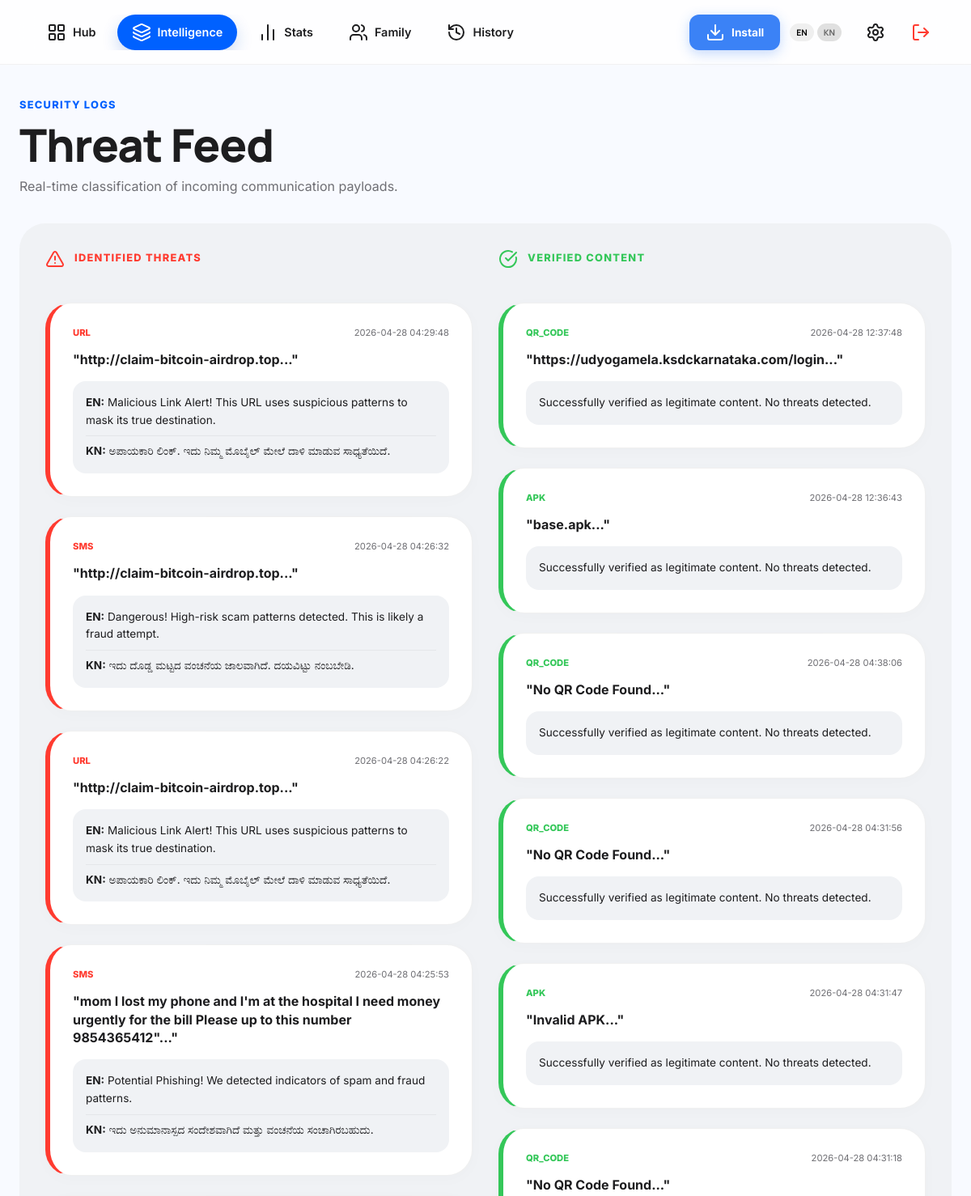
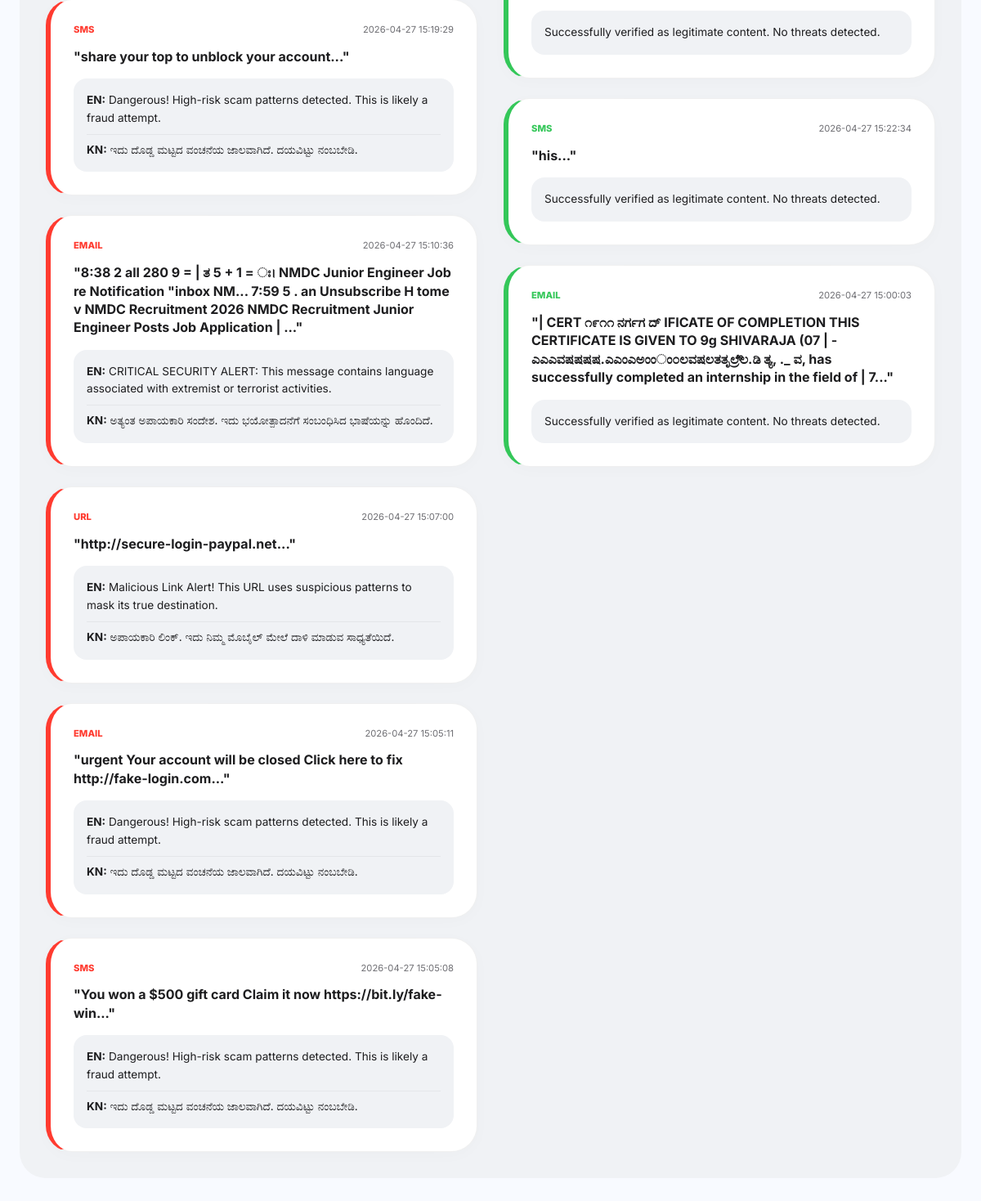
The page /classification (signed in) on the database its author committed (2 pictures, top to bottom).
### tables this page shows
CREATE TABLE scans (
        id INTEGER PRIMARY KEY AUTOINCREMENT,
        user_id INTEGER,
        scan_type TEXT, -- 'email', 'url', 'id_card'
        content TEXT,    -- The text analyzed or filename for ID cards
        prediction TEXT, -- 'Spam'/'Ham' or 'Fake'/'Genuine'
        score INTEGER,
        explanation TEXT,
        timestamp DATETIME DEFAULT CURRENT_TIMESTAMP, is_reported INTEGER DEFAULT 0, explanation_kn TEXT,
        FOREIGN KEY(user_id) REFERENCES users(id)
    );

### app.py (the view)
@app.route("/classification")
def classification():
    if not session.get("logged_in"): return redirect("/")
    if session.get("admin_verified"): return redirect("/admin")
    conn = get_db()
    cursor = conn.cursor()
    cursor.execute("SELECT id FROM users WHERE email=?", (session.get("email"),))
    user = cursor.fetchone()
    cursor.execute("SELECT * FROM scans WHERE user_id=? ORDER BY timestamp DESC", (user["id"],))
    scans = [dict(row) for row in cursor.fetchall()]
    conn.close()
    return render_template("classification.html", messages=scans)

### database.py (called while the page is built)
def get_db():
    db_path = os.getenv("DATABASE_PATH", "database.db")
    conn = sqlite3.connect(db_path)
    conn.row_factory = sqlite3.Row
    return conn

### templates/classification.html (shortened to what this page needs)
<!DOCTYPE html>
<html lang="en">
<head>
    <link rel="stylesheet" href="{{ url_for('static', filename='style.css') }}">
</head>
<body>
    <nav class="top-nav">
        <div class="nav-wrapper">
            <div class="nav-container">
                <a href="/dashboard" class="nav-link"><i data-lucide="layout-grid"></i> Hub</a>
                <a href="/classification" class="nav-link active"><i data-lucide="layers"></i> Intelligence</a>
                <a href="/analytics" class="nav-link"><i data-lucide="bar-chart-2"></i> Stats</a>
                <a href="/family" class="nav-link"><i data-lucide="users"></i> Family</a>
                <a href="/history" class="nav-link"><i data-lucide="history"></i> History</a>
            </div>
            <div class="nav-right">
                <button id="pwa-install-btn" class="btn-pwa-old" style="display: none;">
                    <i data-lucide="download"></i> Install
                </button>
                <div style="display: flex; gap: 4px; margin-right: 8px;">
                    <button onclick="setLanguage('en')" id="btn-en" class="btn" style="padding: 4px 8px; font-size: 0.65rem;">EN</button>
                    <button onclick="setLanguage('kn')" id="btn-kn" class="btn" style="padding: 4px 8px; font-size: 0.65rem; background: #e0e0e0; color: #666;">KN</button>
                </div>
                <a href="/settings" class="nav-icon-btn"><i data-lucide="settings"></i></a>
                <a href="/logout" class="nav-icon-btn text-danger"><i data-lucide="log-out"></i></a>
            </div>
        </div>
    </nav>
    <main class="main-content animate-fade-in">
        <header class="editorial-header">
            <span class="editorial-cap">Security Logs</span>
            <h1 id="tour-hub-title">Threat Feed</h1>
            <p style="color: var(--text-muted); font-size: 1rem; margin-top: 8px;">Real-time classification of incoming communication payloads.</p>
        </header>
        <div class="layout-section">
            <div class="feed-container">
            <div class="feed-column">
                <div class="column-header" style="color: var(--danger);">
                    <i data-lucide="alert-triangle"></i> Identified Threats
                </div>
                {% for scan in messages if scan.prediction in ['Spam', 'Fake'] %}
                <div class="bento-card feed-card spam">
                    <div style="display: flex; justify-content: space-between; margin-bottom: 12px;">
                        <span style="font-size: 0.7rem; font-weight: 800; color: var(--danger); text-transform: uppercase;">{{ scan.scan_type }}</span>
                        <span style="font-size: 0.7rem; color: var(--text-muted);">{{ scan.timestamp }}</span>
                    </div>
                    <p style="font-weight: 700; margin-bottom: 16px; color: var(--on-surface); line-height: 1.4;">"{{ scan.content[:200] }}..."</p>
                    <div style="padding: 16px; background: var(--surface-container-low); border-radius: 16px; font-size: 0.85rem; color: var(--on-surface-variant);">
                        <p style="margin-bottom: 8px;"><strong>EN:</strong> {{ scan.explanation }}</p>
                        {% if scan.explanation_kn %}
                        <p style="border-top: 1px solid rgba(0,0,0,0.05); padding-top: 8px;"><strong>KN:</strong> {{ scan.explanation_kn }}</p>
                        {% endif %}
                    </div>
                </div>
                {% endfor %}
            </div>
            <div class="feed-column">
                <div class="column-header" style="color: var(--success);">
                    <i data-lucide="check-circle"></i> Verified Content
                </div>
                {% for scan in messages if scan.prediction not in ['Spam', 'Fake'] %}
                <div class="bento-card feed-card ham">
                    <div style="display: flex; justify-content: space-between; margin-bottom: 12px;">
                        <span style="font-size: 0.7rem; font-weight: 800; color: var(--success); text-transform: uppercase;">{{ scan.scan_type }}</span>
                        <span style="font-size: 0.7rem; color: var(--text-muted);">{{ scan.timestamp }}</span>
                    </div>
                    <p style="font-weight: 700; margin-bottom: 16px; color: var(--on-surface); line-height: 1.4;">"{{ scan.content[:200] }}..."</p>
                    <div style="padding: 16px; background: var(--surface-container-low); border-radius: 16px; font-size: 0.85rem; color: var(--on-surface-variant);">
                        Successfully verified as legitimate content. No threats detected.
                    </div>
                </div>
                {% endfor %}
            </div>
        </div>
    </main>
<script src="{{ url_for('static', filename='pwa.js') }}"></script></body>
</html>

### templates/classification.html (style rules this page uses)
.feed-container { display: grid; grid-template-columns: repeat(auto-fit, minmax(360px, 1fr)); gap: 32px; }
.feed-column { display: flex; flex-direction: column; gap: 24px; }
.column-header { display: flex; align-items: center; gap: 12px; font-weight: 800; text-transform: uppercase; font-size: 0.8rem; padding-bottom: 16px; border-bottom: 2px solid var(--surface-container-low); letter-spacing: 0.1em; }
.feed-card { border-left: 6px solid transparent; }
.feed-card.spam { border-left-color: var(--danger); background: var(--surface-container-lowest); }
.feed-card.ham { border-left-color: var(--success); background: var(--surface-container-lowest); }

### rows shown on the page
scans: scan_type "URL", timestamp "2026-04-28 04:29:48", content "http://claim-bitcoin-airdrop.top", explanation "Malicious Link Alert! This URL uses suspicious patterns to mask its true destination.", explanation_kn "ಅಪಾಯಕಾರಿ ಲಿಂಕ್. ಇದು ನಿಮ್ಮ ಮೊಬೈಲ್ ಮೇಲೆ ದಾಳಿ ಮಾಡುವ ಸಾಧ್ಯತೆಯಿದೆ."
scans: scan_type "SMS", timestamp "2026-04-28 04:26:32", content "http://claim-bitcoin-airdrop.top", explanation "Dangerous! High-risk scam patterns detected. This is likely a fraud attempt.", explanation_kn "ಇದು ದೊಡ್ಡ ಮಟ್ಟದ ವಂಚನೆಯ ಜಾಲವಾಗಿದೆ. ದಯವಿಟ್ಟು ನಂಬಬೇಡಿ."
scans: scan_type "URL", timestamp "2026-04-28 04:26:22", content "http://claim-bitcoin-airdrop.top", explanation "Malicious Link Alert! This URL uses suspicious patterns to mask its true destination.", explanation_kn "ಅಪಾಯಕಾರಿ ಲಿಂಕ್. ಇದು ನಿಮ್ಮ ಮೊಬೈಲ್ ಮೇಲೆ ದಾಳಿ ಮಾಡುವ ಸಾಧ್ಯತೆಯಿದೆ."
scans: scan_type "SMS", timestamp "2026-04-28 04:25:53", content "mom I lost my phone and I'm at the hospital I need money urgently for the bill Please up to this number 9854365412\"", explanation "Potential Phishing! We detected indicators of spam and fraud patterns.", explanation_kn "ಇದು ಅನುಮಾನಾಸ್ಪದ ಸಂದೇಶವಾಗಿದೆ ಮತ್ತು ವಂಚನೆಯ ಸಂಚಾಗಿರಬಹುದು."
scans: scan_type "SMS", timestamp "2026-04-27 15:19:29", content "share your top to unblock your account", explanation "Dangerous! High-risk scam patterns detected. This is likely a fraud attempt.", explanation_kn "ಇದು ದೊಡ್ಡ ಮಟ್ಟದ ವಂಚನೆಯ ಜಾಲವಾಗಿದೆ. ದಯವಿಟ್ಟು ನಂಬಬೇಡಿ."
scans: scan_type "EMAIL", timestamp "2026-04-27 15:10:36", content "8:38 2 all 280 9 = | ತ 5 + 1 = ಃ। NMDC Junior Engineer Job re Notification \"inbox NM... 7:59 5 . an Unsubscribe H tome v NMDC Recruitment 2026 NMDC Recruitment Junior Engineer Posts Job Application |", explanation "CRITICAL SECURITY ALERT: This message contains language associated with extremist or terrorist activities.", explanation_kn "ಅತ್ಯಂತ ಅಪಾಯಕಾರಿ ಸಂದೇಶ. ಇದು ಭಯೋತ್ಪಾದನೆಗೆ ಸಂಬಂಧಿಸಿದ ಭಾಷೆಯನ್ನು ಹೊಂದಿದೆ."
scans: scan_type "URL", timestamp "2026-04-27 15:07:00", content "http://secure-login-paypal.net", explanation "Malicious Link Alert! This URL uses suspicious patterns to mask its true destination.", explanation_kn "ಅಪಾಯಕಾರಿ ಲಿಂಕ್. ಇದು ನಿಮ್ಮ ಮೊಬೈಲ್ ಮೇಲೆ ದಾಳಿ ಮಾಡುವ ಸಾಧ್ಯತೆಯಿದೆ."
scans: scan_type "EMAIL", timestamp "2026-04-27 15:05:11", content "urgent Your account will be closed Click here to fix http://fake-login.com", explanation "Dangerous! High-risk scam patterns detected. This is likely a fraud attempt.", explanation_kn "ಇದು ದೊಡ್ಡ ಮಟ್ಟದ ವಂಚನೆಯ ಜಾಲವಾಗಿದೆ. ದಯವಿಟ್ಟು ನಂಬಬೇಡಿ."
scans: scan_type "SMS", timestamp "2026-04-27 15:05:08", content "You won a $500 gift card Claim it now https://bit.ly/fake-win", explanation "Dangerous! High-risk scam patterns detected. This is likely a fraud attempt.", explanation_kn "ಇದು ದೊಡ್ಡ ಮಟ್ಟದ ವಂಚನೆಯ ಜಾಲವಾಗಿದೆ. ದಯವಿಟ್ಟು ನಂಬಬೇಡಿ."
scans: scan_type "QR_CODE", timestamp "2026-04-28 12:37:48", content "https://udyogamela.ksdckarnataka.com/login"
scans: scan_type "APK", timestamp "2026-04-28 12:36:43", content "base.apk"
scans: scan_type "QR_CODE", timestamp "2026-04-28 04:38:06", content "No QR Code Found"
scans: scan_type "QR_CODE", timestamp "2026-04-28 04:31:56", content "No QR Code Found"
scans: scan_type "APK", timestamp "2026-04-28 04:31:47", content "Invalid APK"
scans: scan_type "QR_CODE", timestamp "2026-04-28 04:31:18", content "No QR Code Found"
scans: scan_type "SMS", timestamp "2026-04-27 15:22:34", content "his"
scans: scan_type "EMAIL", timestamp "2026-04-27 15:00:03", content "| CERT ೧೯೧೧ ನರ್ಗಗ ದ್‌ IFICATE OF COMPLETION THIS CERTIFICATE IS GIVEN TO 9g SHIVARAJA (07 | - ಎಎಎವಷಷಷಷ.ಎಎಂಎಅಂಂಂ೦ಲವಷಲತತೃಲ್ರೆ್ಲ.ಡಿ ತ್ಯ, ._ ವ, has successfully completed an internship in the field of | 7"
